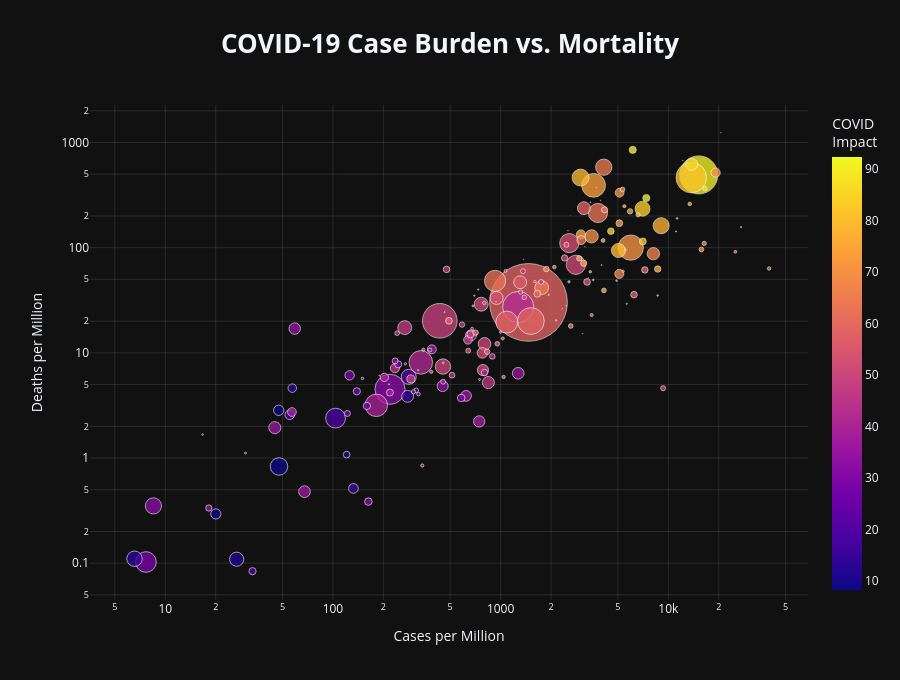

Notebook source saved alongside this figure:
### Markdown cell above
## 7. Case Burden vs. Mortality

### Analytical Question

How does population-normalized COVID-19 case burden relate to
population-normalized death burden across countries?

Bubble size represents population, while color represents the
engineered COVID Impact Score.

### Code cell
# CASE BURDEN VS MORTALITY

case_death_chart = covid_clean[
    [
        "Country",
        "Population",
        "Calculated_Cases_per_1M",
        "Calculated_Deaths_per_1M",
        "COVID_Impact_Score",
        "Impact_Category",
        "Mortality_Rate"
    ]
].copy()

case_death_chart = case_death_chart.dropna(
    subset=[
        "Calculated_Cases_per_1M",
        "Calculated_Deaths_per_1M",
        "COVID_Impact_Score"
    ]
)

# Remove zero/negative values because log scales require positive values
case_death_chart = case_death_chart[
    (case_death_chart["Calculated_Cases_per_1M"] > 0) &
    (case_death_chart["Calculated_Deaths_per_1M"] > 0)
]

fig = px.scatter(
    case_death_chart,
    x="Calculated_Cases_per_1M",
    y="Calculated_Deaths_per_1M",
    size="Population",
    color="COVID_Impact_Score",
    color_continuous_scale="Plasma",
    hover_name="Country",
    hover_data={
        "Population": ":,.0f",
        "Calculated_Cases_per_1M": ":,.0f",
        "Calculated_Deaths_per_1M": ":,.0f",
        "COVID_Impact_Score": ":.2f",
        "Mortality_Rate": ":.2f",
        "Impact_Category": True
    },
    size_max=55,
    opacity=0.78,
    log_x=True,
    log_y=True,
    title="<b>COVID-19 Case Burden vs. Mortality</b>",
    labels={
        "Calculated_Cases_per_1M": "Cases per Million",
        "Calculated_Deaths_per_1M": "Deaths per Million",
        "COVID_Impact_Score": "Impact Score",
        "Population": "Population"
    },
    height=680
)

fig.update_traces(
    marker=dict(
        line=dict(
            width=1,
            color="rgba(255,255,255,0.75)"
        )
    )
)

fig.update_layout(
    template="plotly_dark",
    title=dict(
        x=0.5,
        font=dict(size=26)
    ),
    xaxis=dict(
        showgrid=True,
        gridcolor="rgba(255,255,255,0.10)"
    ),
    yaxis=dict(
        showgrid=True,
        gridcolor="rgba(255,255,255,0.10)"
    ),
    coloraxis_colorbar=dict(
        title="COVID<br>Impact"
    ),
    margin=dict(
        l=90,
        r=90,
        t=105,
        b=80
    )
)

fig.show()

### Figure 1 — Plotly figure (JSON) as saved in the notebook; plotly's stock layout.template omitted (floating-point values rounded to 4 significant figures; data arrays with more than 128 entries replaced by an {"elided": "..."} marker saying what was removed)
{"data": [{"customdata": {"elided": "183x4 mixed values"}, "hovertemplate": "<b>%{hovertext}</b><br><br>Cases per Million=%{x:,.0f}<br>Deaths per Million=%{y:,.0f}<br>Population=%{customdata[0]:,.0f}<br>Impact Score=%{marker.color:.2f}<br>Mortality_Rate=%{customdata[2]:.2f}<br>Impact_Category=%{customdata[3]}<extra></extra>", "hovertext": {"elided": "183 str values"}, "legendgroup": "", "marker": {"color": {"elided": "183 float values"}, "coloraxis": "coloraxis", "line": {"color": "rgba(255,255,255,0.75)", "width": 1}, "opacity": 0.78, "size": {"elided": "183 float values"}, "sizemode": "area", "sizeref": 456600.0, "symbol": "circle"}, "mode": "markers", "name": "", "orientation": "v", "showlegend": false, "type": "scatter", "x": {"elided": "183 float values"}, "xaxis": "x", "y": {"elided": "183 float values"}, "yaxis": "y"}], "layout": {"coloraxis": {"autocolorscale": false, "colorbar": {"title": {"text": "COVID<br>Impact"}}, "colorscale": [[0, "#0d0887"], [0.1111, "#46039f"], [0.2222, "#7201a8"], [0.3333, "#9c179e"], [0.4444, "#bd3786"], [0.5556, "#d8576b"], [0.6667, "#ed7953"], [0.7778, "#fb9f3a"], [0.8889, "#fdca26"], [1, "#f0f921"]]}, "height": 680, "legend": {"itemsizing": "constant", "tracegroupgap": 0}, "margin": {"b": 80, "l": 90, "r": 90, "t": 105}, "title": {"font": {"size": 26}, "text": "<b>COVID-19 Case Burden vs. Mortality</b>", "x": 0.5}, "xaxis": {"anchor": "y", "domain": [0, 1], "gridcolor": "rgba(255,255,255,0.10)", "showgrid": true, "title": {"text": "Cases per Million"}, "type": "log"}, "yaxis": {"anchor": "x", "domain": [0, 1], "gridcolor": "rgba(255,255,255,0.10)", "showgrid": true, "title": {"text": "Deaths per Million"}, "type": "log"}}}
